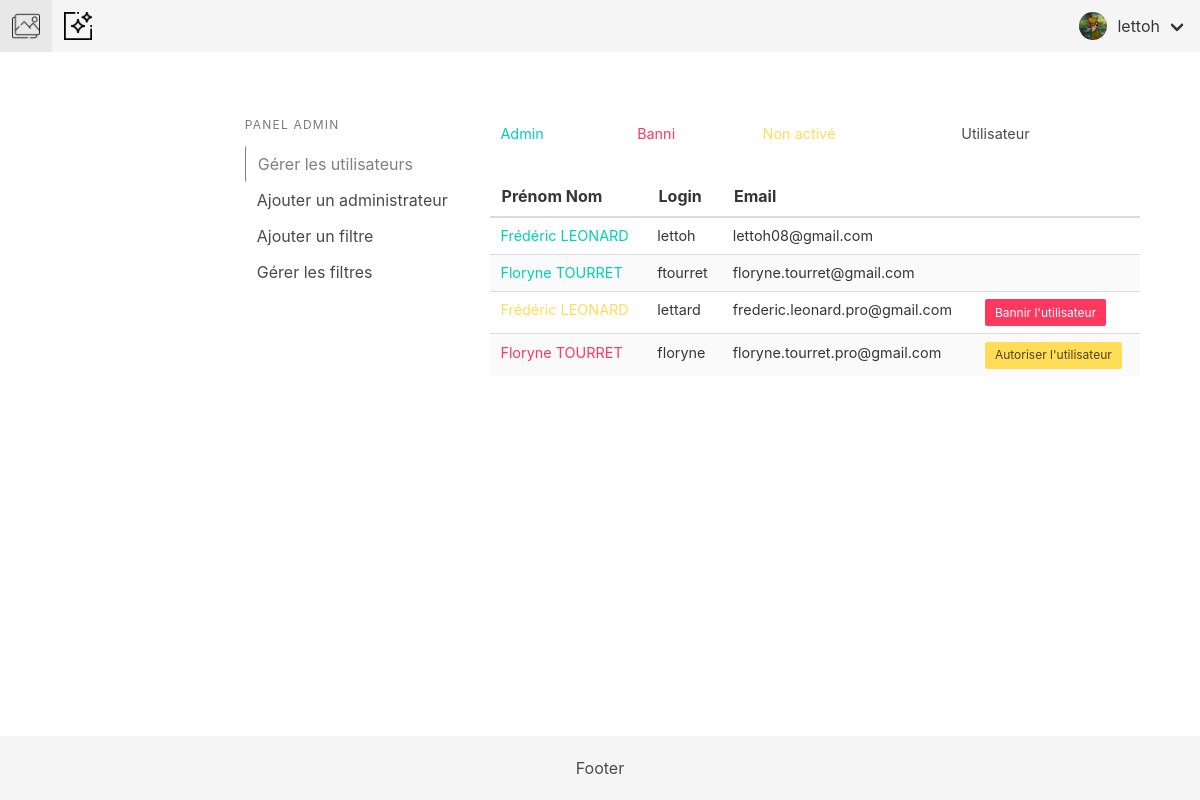
The app's page /index.php/Admin (signed in) with its own data.
### tables this page shows
CREATE TABLE IF NOT EXISTS `users` (
  `user_id` int(11) NOT NULL,
  `firstname` varchar(255) NOT NULL,
  `lastname` varchar(255) NOT NULL,
  `login` varchar(255) NOT NULL,
  `email` varchar(255) NOT NULL,
  `biography` varchar(255) DEFAULT NULL,
  `path_profile_picture` varchar(255) DEFAULT NULL,
  `password` varchar(255) DEFAULT NULL,
  `admin` tinyint(1) NOT NULL DEFAULT '0',
  `notif` tinyint(1) NOT NULL DEFAULT '1',
  `enabled` tinyint(1) NOT NULL DEFAULT '0',
  `token` varchar(255) DEFAULT NULL,
  `token_expiration` timestamp NULL DEFAULT NULL
);

### config/controller.php (called while the page is built, shortened)
<?php
class Controller
{
	private $_vars = array();
    function set($data)
    {
        $this->_vars = array_merge($this->_vars, $data);
    }
    function render($filename)
    {
        extract($this->_vars);
        require(ROOT . 'views/' . $filename . '.php');
    }
    function loadView($filename, $data = NULL)
    {
        $this->render($filename);
    }
}

### controllers/Admin.php (called while the page is built, shortened)
<?php
Class Admin extends Controller{
    public function index(){
        $data = array();
        $data['users'] = $this->Admin_model->get_users();
        $data['filters'] = $this->Admin_model->get_filters();
        $this->loadView('Base/header_view');
        $this->loadView('Base/navbar_view');
        $this->loadView('Admin/index_view', $data);
        $this->loadView('Base/footer_view');
    }
}
?>

### config/model.php (called while the page is built, shortened)
<?php
require_once ('Database.php');
Class Model{
    public function __construct()
    {
        $database = new Database();
        $this->db = $database->openConnection();
    }
}
?>

### config/database.php (called while the page is built, shortened)
<?php
class Database
{
    private $_server = 'mysql:host=172.18.0.2;dbname=camagru';
    private $_user = 'root';
    private $_password = 'root';
    private $options = array(
        PDO::ATTR_ERRMODE => PDO::ERRMODE_EXCEPTION,
        PDO::ATTR_DEFAULT_FETCH_MODE => PDO::FETCH_ASSOC,
        PDO::MYSQL_ATTR_INIT_COMMAND => 'SET NAMES utf8'
    );
    public function openConnection()
    {
        try {
            $this->conn = new PDO($this->_server, $this->_user, $this->_password, $this->options);
            return $this->conn;
        } catch (PDOException $e) {
            echo "There is some problem in connection: " . $e->getMessage();
        }
    }
}

### models/Admin_model.php (called while the page is built, shortened)
<?php
Class Admin_model extends Model
{
    public function get_users(){
        $req = $this->db->prepare("SELECT * FROM `users` WHERE 1 ORDER BY `admin` DESC");
        $req->execute();
        return ($req->fetchAll());
    }
}
?>

### views/admin/index_view.php (the view, shortened to what this page needs)
<div class="gestion_user">
    <div class="columns">
        <div class="column is-three-fifths is-offset-one-fifth">
        </div>
    </div>
    <div class="columns">
        <div class="column is-one-fifth is-offset-one-fifth menu_user">
            <aside class="menu">
                <p class="menu-label">
                    Panel admin
                </p>
                <ul class="menu-list">
                    <li><a onclick="display_users()" id="display_users">Gérer les utilisateurs</a></li>
                    <li><a onclick="display_admin()" id="display_admin">Ajouter un administrateur</a></li>
                    <li><a onclick="display_filters()" id="display_filters">Ajouter un filtre</a></li>
                    <li><a onclick="display_manage_filters()" id="display_manage_filters">Gérer les filtres</a></li>
                </ul>
            </aside>
        </div>
        <div class="column is-three-fifths forms_user">
            <div class="container-users" id="users">
                <table class="table is-fullwidth">
                    <td class="has-text-primary">Admin</td>
                    <td class="has-text-danger">Banni</td>
                    <td class="has-text-warning">Non activé</td>
                    <td class="has-text-grey-dark">Utilisateur</td>
                </table>
                <table class="table is-striped is-hoverable is-fullwidth">
                    <thead>
                        <th>Prénom Nom</th>
                        <th>Login</th>
                        <th>Email</th>
                        <th></th>
                    </thead>
                    <tbody>
                    <?php
                        foreach($users as $user){
                            if($user['admin'] == 1)
                                echo '<tr id="tr_'.$user['user_id'].'">
                                <td id="name_'.$user['user_id'].'" class="has-text-primary">'.$user['firstname'].' '.$user['lastname'].'</td>
                                <td>'.$user['login'].'</td>
                                <td class="email">'.$user['email'].'</td>
                                <td id="button_'.$user['user_id'].'"></td>
                                </tr>';
                            else if($user['enabled'] == -1)
                                echo '<tr id="tr_'.$user['user_id'].'">
                                <td id="name_'.$user['user_id'].'" class="has-text-danger">'.$user['firstname'].' '.$user['lastname'].'</td>
                                <td>'.$user['login'].'</td>
                                <td class="email">'.$user['email'].'</td>
                                <td id="button_'.$user['user_id'].'"><button class="button is-small is-warning" onclick="unban(\''.$user['user_id'].'\' , \''.$user['enabled'].'\' , \''.$user['admin'].'\')">Autoriser l\'utilisateur</button></td>
                                </tr>';
                            else if($user['enabled'] == 0)
                                echo '<tr id="tr_'.$user['user_id'].'">
                                <td id="name_'.$user['user_id'].'" class="has-text-warning">'.$user['firstname'].' '.$user['lastname'].'</td>
                                <td>'.$user['login'].'</td>
                                <td class="email">'.$user['email'].'</td>
                                <td id="button_'.$user['user_id'].'"><button class="button is-small is-danger" onclick="ban(\''.$user['user_id'].'\' , \''.$user['enabled'].'\' , \''.$user['admin'].'\')">Bannir l\'utilisateur</button></td>
                                </tr>';
                        }
                    ?>
                    </tbody>
                </table>
            </div>
        </div>
    </div>
</div>

### index.php (shortened to what this page needs)
<?php
require ROOT . 'Config/model.php';
require ROOT . 'Config/controller.php';
preg_match('/^(.*)$/', $_SERVER["PATH_INFO"], $matches);
$params = array_slice(explode('/', $matches[1]), 1);
$controller = isset($params[0]) && !empty($params[0]) ? $params[0] : 'Accueil';
$method = isset($params[1]) && !empty($params[1]) ? $params[1] : 'index';
if (file_exists('controllers/' . $controller . '.php')) {
	$controller = new $controller();
    if (method_exists($controller, $method)) {
        if (!empty($argv))
            $controller->$method($argv);
        else
            $controller->$method();
    } else {
        include '404.php';
    }
} else {
    include '404.php';
}

### views/Base/header_view.php (shortened to what this page needs)
<!DOCTYPE html>
<html lang="fr">
<head>
    <link rel="stylesheet" href="/assets/css/bulma.css">
    <link rel="stylesheet" href="/assets/css/style.css">
    <link rel="stylesheet" href="https://use.fontawesome.com/releases/v5.8.1/css/all.css">
</head>
<body class="has-navbar-fixed-top">

### views/Base/navbar_view.php (shortened to what this page needs)
<nav class="navbar is-light is-fixed-top" role="navigation" aria-label="main navigation">
  <div class="navbar-brand">
    <a class="navbar-item" href="/">
          <img src="/assets/img/picture.png" width="auto" height="28">
    </a>
    <?php if (isset($_SESSION['user'])){?>
      <a class="navbar-item" href="/index.php/Studio">
          <img src="/assets/img/filter.png" width="auto" height="28">
      </a>
    <?php } ?>
  </div>
  <div id="navbarBasicExample" class="navbar-menu">
    <div class="navbar-end">
        <?php if (isset($_SESSION['user'])){?>
          <div class="navbar-item has-dropdown is-hoverable">
            <a class="navbar-link">
              <?php if (!empty($_SESSION['user']['path_profile_picture'])){?>
                  <div style='background-image: url("/<?php echo $_SESSION['user']['path_profile_picture']?>"); background-size: cover; background-position: 50% 50%; border-radius: 100%; height: 28px; width: 28px; margin-right:10px;'>
              <?php }else{ ?>
                <div style='background-image: url("/assets/img/avatar.png"); background-size: cover; border-radius: 100%; background-position: 50% 50%; height: 28px; width: 28px; margin-right:10px;'>
              <?php } ?>
                </div>
              <?php echo $_SESSION['user']['login'];?>
            </a>
          </div>
        <?php } ?>
      </div>
    </div>
</nav>

### views/Base/footer_view.php (shortened to what this page needs)
<footer id="footer">
    Footer
</footer>
</body>
</html>

### assets/css/style.css (style rules this page uses)
body { position: relative; min-height: 100vh; padding-bottom: 80px; }
a { text-decoration: none!important; }
td { font-size: .9rem; }
td.email { word-break: break-all; }
#footer { background-color: #F5F5F5; text-align: center; position: absolute; bottom: 0; left: 0; right: 0; padding: 20px; }
.gestion_user { margin-top: 5vh; }
.menu-list a.is-active { background-color: transparent; color: gray; border-left: 1px solid gray; }
.container-filters, .container-users { padding-right: 5vw; }

### records on screen
users: firstname "Frédéric", lastname "LEONARD", login "lettoh", email "lettoh08@gmail.com"
users: firstname "Floryne", lastname "TOURRET", login "ftourret", email "floryne.tourret@gmail.com"
users: firstname "Frédéric", lastname "LEONARD", login "lettard", email "frederic.leonard.pro@gmail.com"
users: firstname "Floryne", lastname "TOURRET", login "floryne", email "floryne.tourret.pro@gmail.com"

### other values on screen
$_SESSION['user']['login'] "lettoh"
